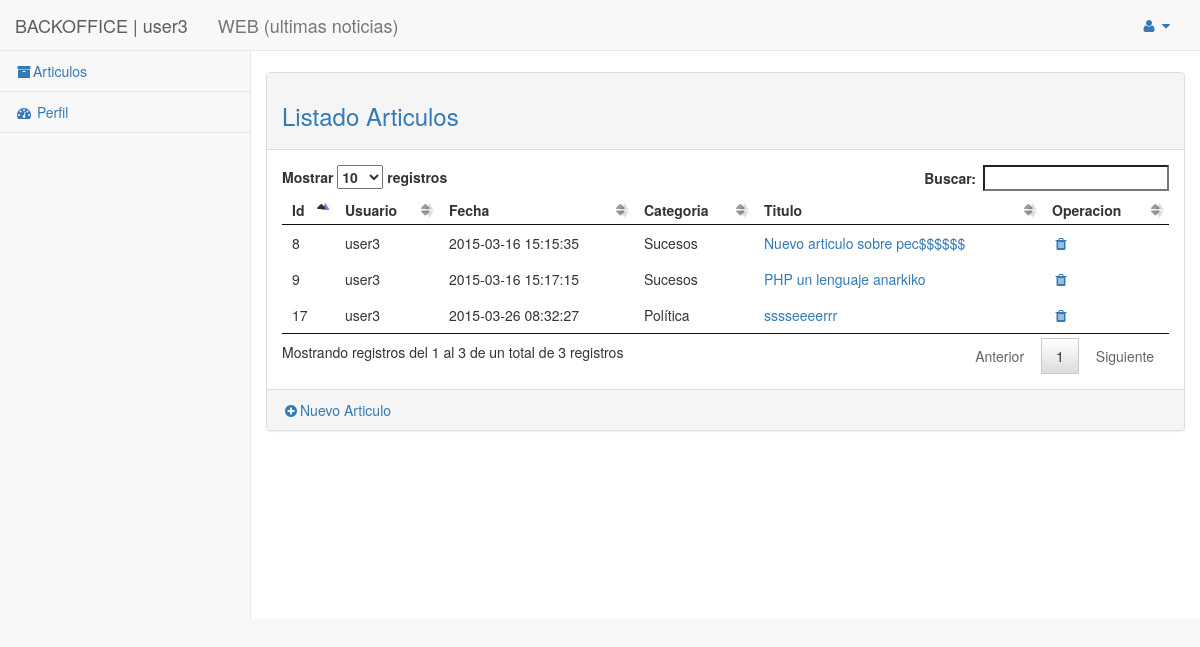
Before: /backoffice/articulo/controlador.php (signed in) with the older database file.
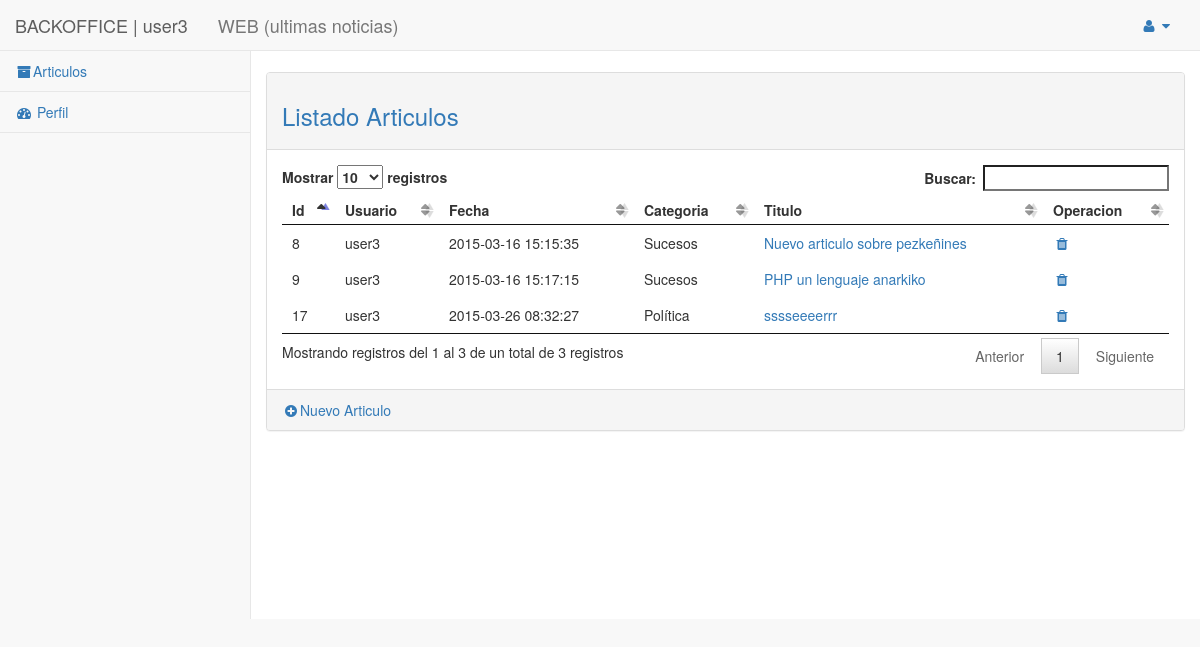
After: the same page with the newer database file.
### tables this page shows
CREATE TABLE IF NOT EXISTS `articulo` (
  `id` int(11) NOT NULL AUTO_INCREMENT,
  `fecha` timestamp NULL DEFAULT CURRENT_TIMESTAMP COMMENT 'fecha del artículo',
  `titulo` varchar(250) NOT NULL DEFAULT 'Sin titulo' COMMENT 'título del articulo',
  `contenido` text NOT NULL,
  `id_usuario` int(11) NOT NULL,
  `id_categoria` int(11) NOT NULL,
  `foto` varchar(535) NOT NULL,
  PRIMARY KEY (`id`),
  KEY `id_usuario` (`id_usuario`),
  KEY `id_categoria` (`id_categoria`)
);

CREATE TABLE IF NOT EXISTS `usuario` (
  `id` int(11) NOT NULL AUTO_INCREMENT,
  `email` varchar(250) NOT NULL,
  `password` varchar(50) NOT NULL,
  `nombre` varchar(250) NOT NULL,
  `rol` int(1) NOT NULL DEFAULT '1' COMMENT '0=Administrador  1=usuario',
  `validar` int(11) NOT NULL DEFAULT '0' COMMENT '0 usario sin validar via email, 1 validado',
  PRIMARY KEY (`id`),
  UNIQUE KEY `email` (`email`)
);

CREATE TABLE IF NOT EXISTS `categoria` (
  `id` int(11) NOT NULL AUTO_INCREMENT,
  `fecha` timestamp NULL DEFAULT CURRENT_TIMESTAMP,
  `titulo` varchar(250) NOT NULL DEFAULT 'Sin titulo',
  PRIMARY KEY (`id`)
);

### core/Database.php (called while the page is built, shortened)
<?php
class Database{
	private $db_host = "localhost";
	private $db_user = "root";
	private $db_pass = "";
	private $db_name = "mb15";
	private $con = false;
	private $result = array();
	public function connect(){
            if(!$this->con){
                $myconn = @mysql_connect($this->db_host,$this->db_user,$this->db_pass);
                if($myconn){
                    $seldb = @mysql_select_db($this->db_name,$myconn);
                    if($seldb){
                	$this->con = true;
                        return true;
                    }
                    else{
                	array_push($this->result,mysql_error());
                        return false;
                    }
                }
                else{
                    array_push($this->result,mysql_error());
                    return false;
                }
            }
            else{
                return true;
            }
	}
    public function disconnect(){
    	if($this->con){
    		if(@mysql_close()){
    			$this->con = false;
				return true;
			}else{
				return false;
			}
		}
    }
	public function sql($sql){
		$query = @mysql_query($sql);
		if($query){
			$this->numResults = mysql_num_rows($query);
			for($i = 0; $i < $this->numResults; $i++){
				$r = mysql_fetch_array($query);
               	$key = array_keys($r);
               	for($x = 0; $x < count($key); $x++){
                   	if(!is_int($key[$x])){
                   		if(mysql_num_rows($query) >= 1){
                   			$this->result[$i][$key[$x]] = $r[$key[$x]];
						}else{
							$this->result = null;
						}
					}
				}
			}
			return true;
		}else{
			array_push($this->result,mysql_error());
			return false;
		}
	}
    public function getResult(){
        $val = $this->result;
        $this->result = array();
        return $val;
    }
}

### backoffice/articulo/modelo.php (called while the page is built, shortened)
<?php
	function getArticulos( $limit=10 , $id_usuario=null, $id_categoria=null){
		$sql = "SELECT a.id , a.titulo, id_usuario, c.titulo as categoria, u.nombre , a.fecha, a.contenido,  foto FROM `articulo` as a , `usuario` as u, `categoria` as c   ";
		$where = ' WHERE a.id_usuario = u.id and a.id_categoria = c.id ';
		$order_by = " ORDER BY fecha DESC ";
		$db = new Database();
		$db->connect();
		if ( isset($id_usuario) ){
			$where .=' and id_usuario='.$id_usuario;
		}
		$db->sql( $sql.$where.$order_by );
		$res = $db->getResult();
		return $res;
	}
?>

### backoffice/articulo/vista.php (the view)
<?php require '../../html/backoffice/head.php'; ?>
<div id="page-wrapper">
    <div class="row">
        <div class="col-lg-12">
         </div>
     </div>
     <div class="row">
            <br>
            <div class="panel panel-default">
                <div class="panel-heading">
                     <h3 class="text-primary">Listado Articulos</h3>
                </div>
                <div class="panel-body">
					<table id="tabla">
					<thead>
						<tr>
							<th>Id</th>
							<th>Usuario</th>
							<th>Fecha</th>
							<th>Categoria</th>
							<th>Titulo</th>
							<th>Operacion</th>
						</tr>
					</thead>
					    <?php foreach($articulos as $articulo): ?>
					    <tr>
					    	<td><?php echo $articulo['id']?></td>
					    	<td><?php echo $articulo['nombre']?></td>
					        <td><?php echo $articulo['fecha']?></td>
					        <td><?php echo $articulo['categoria']?></td>
					        <td>
					        	<a href="<?php echo(CONTROLLER_ARTICULO);?>?op=<?php echo(OP_DETALLE);?>&id=<?php echo $articulo['id']?>" >
					        		<?php echo $articulo['titulo']?>
					        	</a>
					        </td>
					        <td>
					        	<a href="<?php echo(CONTROLLER_ARTICULO);?>?id=<?php echo $articulo['id']?>&op=<?php echo(OP_ELIMINAR);?>"
					        	   title="Eliminar articulo"><i class="fa fa-trash fa-fw"></i></a>
					        </td>
					    </tr>
					<?php endforeach;?>
					</table>
				</div>
                <div class="panel-footer">
                    <a href="<?php echo(CONTROLLER_ARTICULO);?>?op=<?php echo(OP_DETALLE);?>"><i class="fa fa-plus-circle fa-fw"></i>Nuevo Articulo</a>
                 </div>
            </div>
		</div>
</div>
<?php require '../../html/backoffice/footer.php'; ?>

Changed rows visible on the page:
changed articulo id 8: titulo "Nuevo articulo sobre pec$$$$$$" → "Nuevo articulo sobre pezkeñines"
